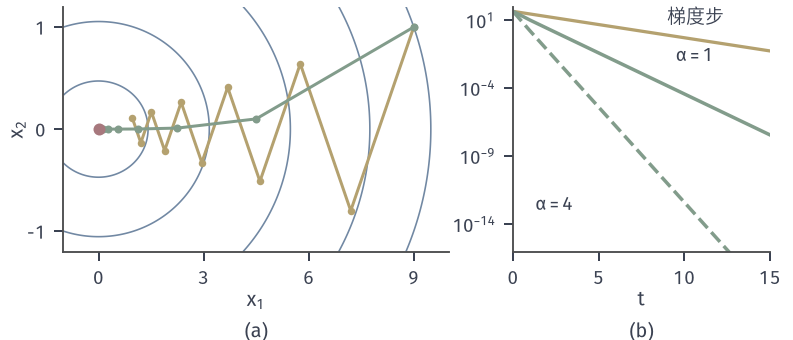

Reproduce this figure in Python.
from pathlib import Path
import sys
ROOT = next(p for p in Path(__file__).resolve().parents if (p/'build.sh').is_file() and (p/'tex/book.tex').is_file())
sys.path.insert(0, str(ROOT/'figures/00-shared/mathematical-preliminaries-upper/00-shared/comprehension-figures'))
from support import figure, save, BLUE, GREEN, YELLOW, RED, PURPLE, INK, MUTED, GRID, BLUE_FILL, GREEN_FILL, YELLOW_FILL, RED_FILL, PURPLE_FILL
import numpy as np
HERE = Path(__file__).resolve().parent
STROKE = '#4C4D4F'
def panel(fig, left, right, top, bottom, wspace=.25, hspace=.2):
    fig.set_layout_engine(None)
    fig.subplots_adjust(left=left, right=right, top=top, bottom=bottom, wspace=wspace, hspace=hspace)
def tag(fig, ax, s, y=None, d=.15):
    p = ax.get_position(); fig.text((p.x0+p.x1)/2, (p.y0-d) if y is None else y, s, ha='center', va='top')
def opt(ax, x=0, y=0, ms=4.8, z=7): ax.plot([x],[y],'o',ms=ms,color=RED,mew=0,zorder=z)
# f=(x1^2+9x2^2)/2，x0=(9,1)；邻近点法 alpha=1 与 alpha=4，对照梯度下降 alpha=1/9。
H=np.array([1.,9.]);X0=np.array([9.,1.])
def ppa(a,T):
    P=[X0.copy()]
    for t in range(T): P.append(P[-1]/(1+a*H))
    return np.array(P)
def gd(a,T):
    P=[X0.copy()]
    for t in range(T): P.append(P[-1]-a*H*P[-1])
    return np.array(P)
fv=lambda P:.5*(H*P**2).sum(1)
fig,(A,B)=figure(width_mm=112,height_mm=48,ncols=2,gridspec_kw={'width_ratios':[1.5,1]})
panel(fig,.08,.97,.98,.26,wspace=.2)
X,Y=np.meshgrid(np.linspace(-1,10,600),np.linspace(-1.2,1.2,400))
A.contour(X,Y,.5*(X**2+9*Y**2),levels=[1,5,15,30,45],colors=[BLUE],linewidths=.65)
p=gd(1/5,10);A.plot(p[:,0],p[:,1],'-o',color=YELLOW,lw=1.2,ms=3,mew=0,zorder=4)
p=ppa(1,8);A.plot(p[:,0],p[:,1],'-o',color=GREEN,lw=1.2,ms=3.2,mew=0,zorder=5);opt(A)
A.set_xlim(-1,10);A.set_ylim(-1.2,1.2);A.set_xticks([0,3,6,9]);A.set_yticks([-1,0,1]);A.set_xlabel('$x_1$',labelpad=1);A.set_ylabel('$x_2$',labelpad=0)
tt=np.arange(0,16)
B.semilogy(tt,fv(gd(1/5,15)),'-',color=YELLOW,lw=1.3)
B.semilogy(tt,fv(ppa(1,15)),'-',color=GREEN,lw=1.4);B.semilogy(tt,fv(ppa(4,15)),'--',color=GREEN,lw=1.4)
B.set_xlim(0,15);B.set_ylim(1e-16,100);B.set_yticks([1e-14,1e-9,1e-4,1e1]);B.set_xticks([0,5,10,15]);B.set_xlabel('$t$',labelpad=1)
B.text(9,6,'梯度步',color=INK,fontsize=7.5);B.text(9.5,.01,'$\\alpha=1$',color=INK,fontsize=7.5);B.text(1.3,1e-13,'$\\alpha=4$',color=INK,fontsize=7.5)
fig.canvas.draw()
tag(fig,A,'(a)',y=.055);tag(fig,B,'(b)',y=.055)
save(fig,HERE,'figure',{'f':'(x1^2+9x2^2)/2','x0':[9,1]})
